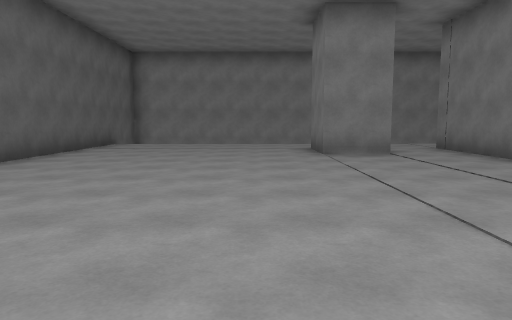
view 1 (above)

24 first-person views from a walk through a Unity game level. The camera is 1.4 m above the floor, tilts 6° down and sees 70° across. The floor is counted in squares, 2 m on a side. Each view is taken from the middle of a square. On the plan, view 1 faces up. The plan holds only what a view shows up to about 11 squares ahead; the rest is blank. The place goes on beyond the plan.

view 2
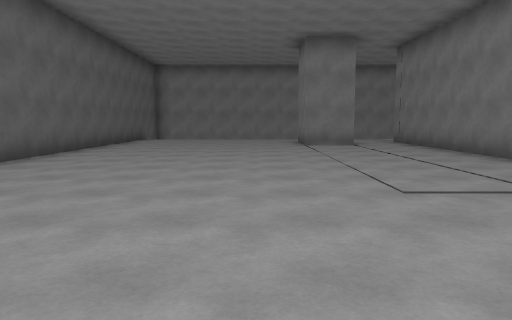

view 3
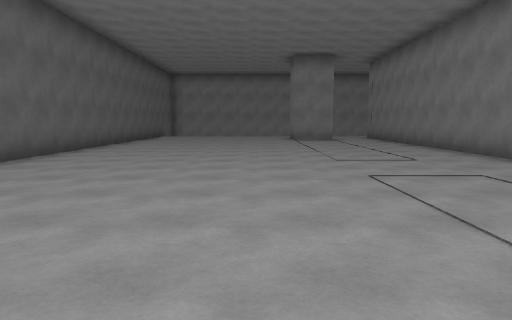

view 4
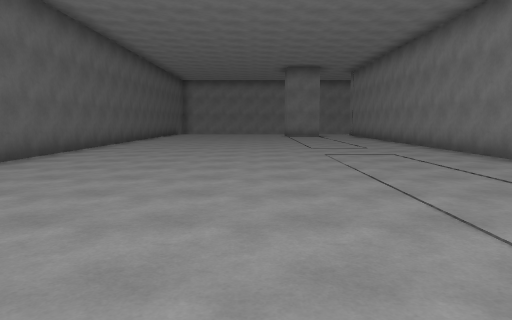

view 5
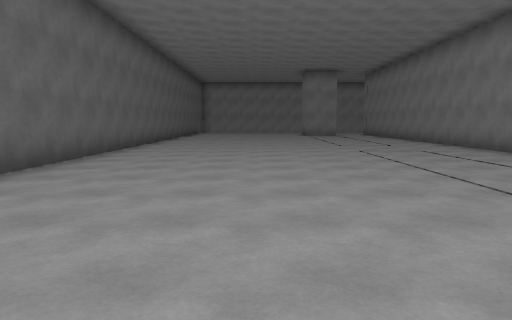

view 6
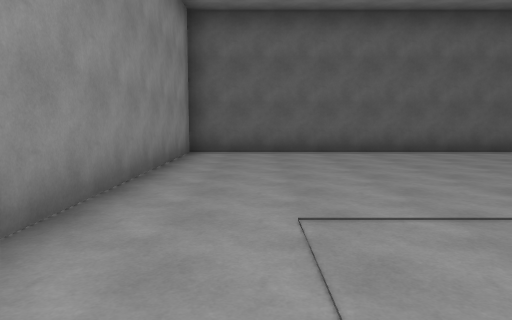

view 7
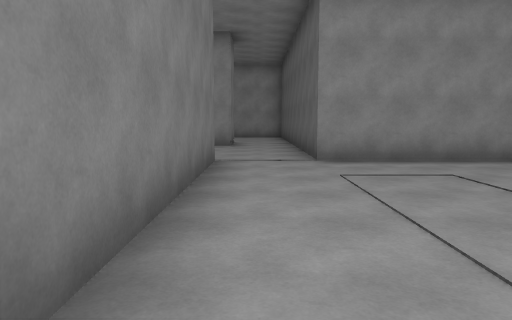

view 8
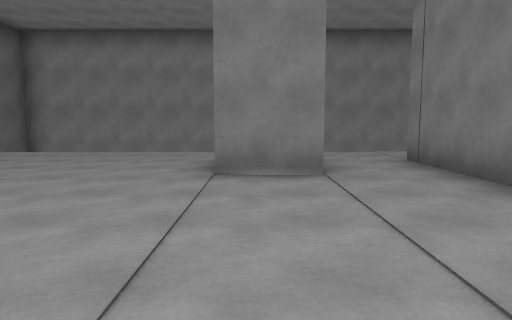

view 9
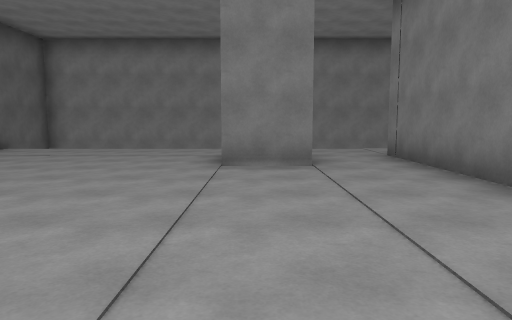

view 10
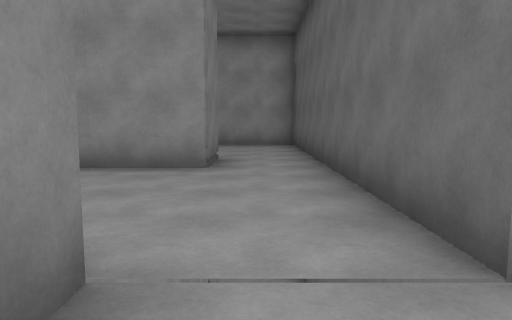

view 11
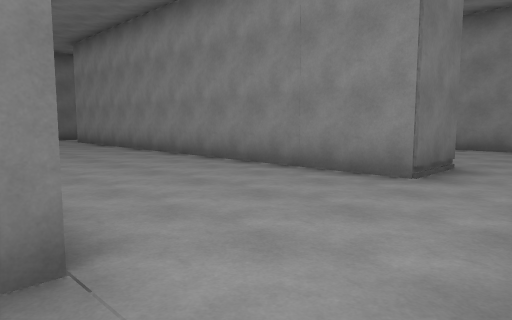

view 12
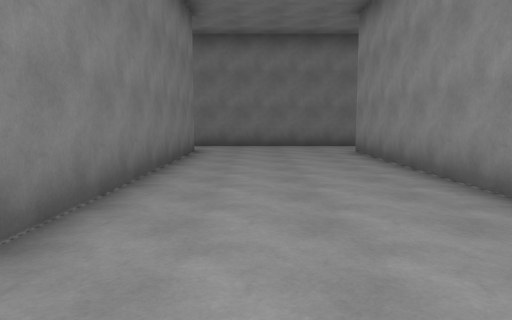

view 13
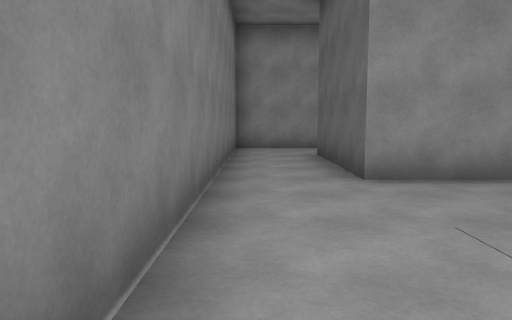

view 14
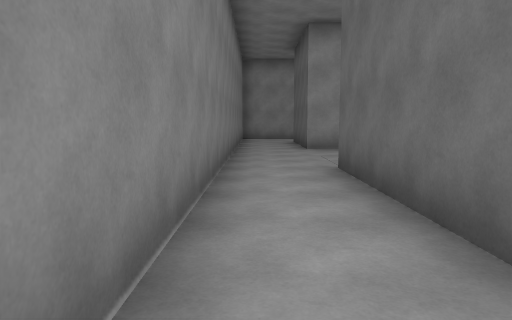

view 15
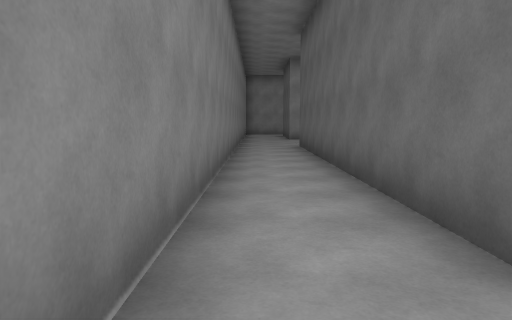

view 16
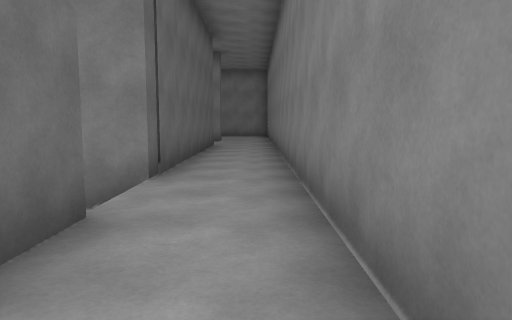

view 17
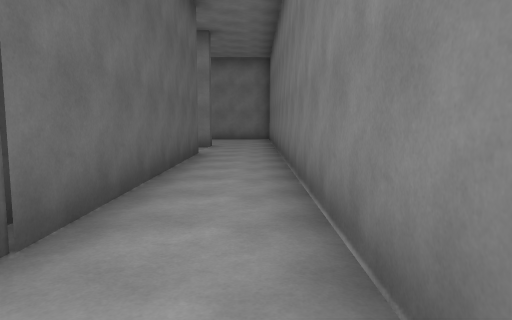

view 18
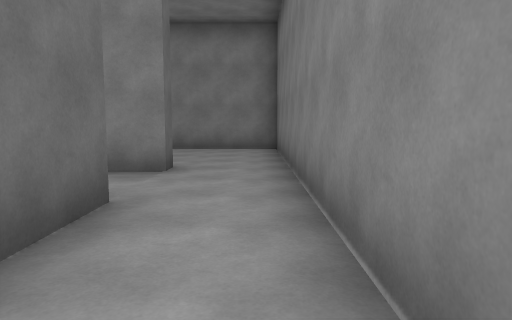

view 19
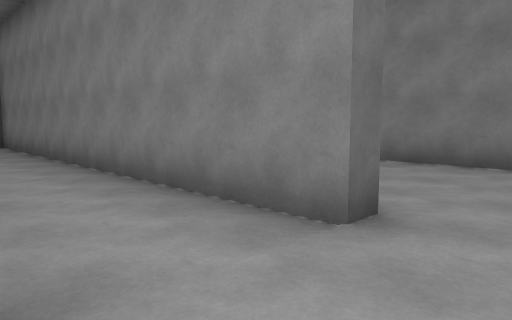

view 20
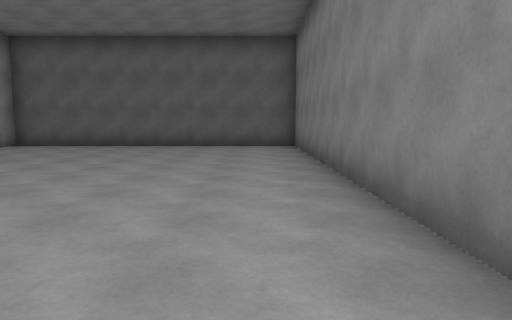

view 21
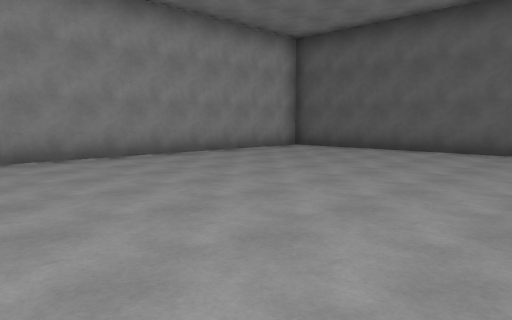

view 22
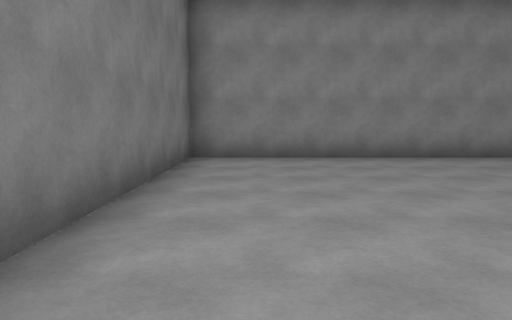

view 23
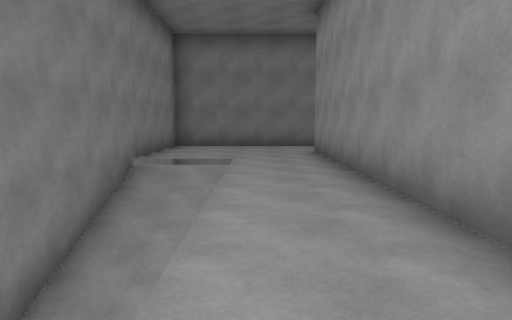

view 24
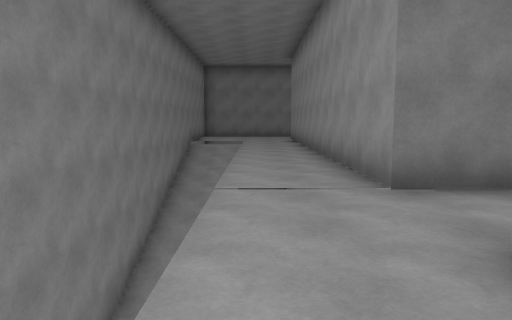

### Floor plan
Key: @ floor where view 1 was taken; # wall or solid block; . floor; / step, stairs or slope; = window, fence, low wall or low ledge; v drop or lower ground.
Columns run from 5 left of view 1 to 18 right of it. Each row starts with its distance up from view 1.
 14            #############
 13  vvvvvv    /////////...#
 12 #v            //////...#
 11 #......................#
 10 #......................#
  9 #......# .###########..#
  8 #......##.#............#
  7 #.........#..........#.#
  6 #.........#..........#.#
  5 #.........#..........#.#
  4 #.........#..........#.#
  3 #.........#..........#.#
  2 #.........#..........#.#
  1 #.........############.#
  0 #....@....#         /..#
 -1 #.........#          ..#
 -2 #.........#         =..#
 -3 #.........          #..#
 -4 #.........          #..#
 -5 #.........#         #..#
 -6 #.........#         #..#
 -7 #.........#         #..#
 -8 #.........#         #..#
 -9 #.........#         #..#
-10 #.........#   #######..#
-11 ########v..............#
-12        ##..............#
-13         #..............#
-14         #..............#
-15         #.###########..#
-16         #..         #..#
-17         #..         #..#
-18         #..          ..#
-19         #...         ..#
-20         ####        ####

Where each view was taken, in squares from view 1:
view 1: 0 up, 0 right, facing up
view 2: 3 down, 0 right, facing up
view 3: 6 down, 0 right, facing up
view 4: 9 down, 0 right, facing up
view 5: 10 down, 1 left, facing up
view 6: 9 down, 4 right, facing left
view 7: 4 down, 4 right, facing down
view 8: 3 up, 2 right, facing up
view 9: 2 up, 2 right, facing up
view 10: 9 down, 4 right, facing down
view 11: 10 down, 3 right, facing down-right
view 12: 12 down, 7 right, facing right
view 13: 10 down, 17 right, facing down
view 14: 5 down, 17 right, facing down
view 15: 0 up, 17 right, facing down
view 16: 4 down, 17 right, facing up
view 17: 1 down, 17 right, facing up
view 18: 4 up, 17 right, facing up
view 19: 7 up, 17 right, facing up-left
view 20: 8 up, 16 right, facing left
view 21: 8 up, 14 right, facing down-left
view 22: 8 up, 14 right, facing down
view 23: 11 up, 7 right, facing right
view 24: 11 up, 1 right, facing right
